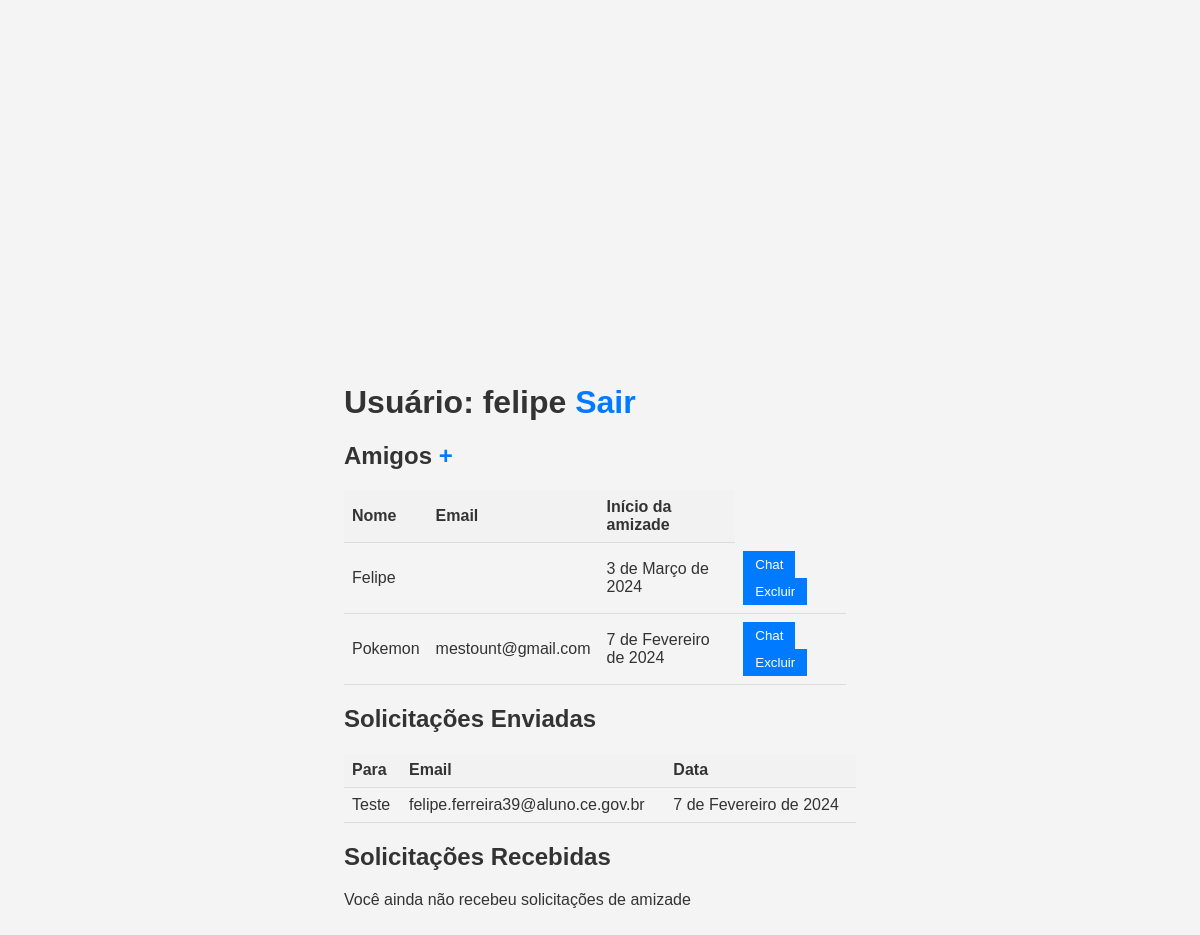
The app's page / (signed in) with its own data.
### users/models.py (models this page shows)
class Friendship(models.Model):
    STATUS_CHOICES = (
        ('w', 'waiting'),
        ('a','accepted'),
        ('r', 'rejected')
    )
    sender = models.ForeignKey(
        User,
        on_delete=models.DO_NOTHING,
        related_name='friendship_sent'
    )
    receiver = models.ForeignKey(
        User,
        on_delete=models.DO_NOTHING,
        related_name='friendship_received'
    )
    status = models.CharField(max_length=20, default='w', choices=STATUS_CHOICES)
    date = models.DateField(auto_now_add=True)

### users/views.py (the view)
# urls.py: path('', views.user_page, name='user_page'),
@login_required
def user_page(request):
    sent = Friendship.objects.filter(sender=request.user)
    received = Friendship.objects.filter(receiver=request.user)
    all = sent | received
    print(all.filter(status='a'))
    return render(
        request,
        'user_page.html',
        context={
            'amigos': all.filter(status='a'),
            'enviadas': sent.filter(status='w'),
            'recebidas': received.filter(status="w"),
            'username': request.user.username
        }
    )

### users/templates/user_page.html (shortened to what this page needs)
{% extends 'base.html' %}
{% block content %}
    <h1>Usuário: {{ username }} <a href='/logout'>Sair</a></h1>
    <h2>Amigos <a href="request_friendship">+</a></h2>
    {% if amigos %}
    <table>
        <thead>
            <tr>
                <th>Nome</th>
                <th>Email</th>
                <th>Início da amizade</th>
            </tr>
        </thead>
        <tbody>
            {% for amizade in amigos %}
                <tr>
                {% if amizade.sender.username == username %}
                        <td>{{ amizade.receiver.username }}</td>
                        <td>{{ amizade.receiver.email }}</td>
                {% else %}
                        <td>{{ amizade.sender.username }}</td>
                        <td>{{ amizade.sender.email }}</td>
                {% endif %}
                        <td>{{ amizade.date }}</td>
                        <td class="btn-group">
                            <a href="chat/{{ amizade.id }}"><button>Chat</button></a>
                            <a href="answer_friendship/{{ amizade.id }}/r"><button>Excluir</button></a>
                        </td>
                    </tr>
            {% endfor %}
        </tbody>
    </table>
    {% else %}
        <p> Você ainda não tem amigos </p>
    {% endif %}
    <h2>Solicitações Enviadas</h2>
    {% if enviadas %}
    <table>
        <thead>
            <tr>
                <th>Para</th>
                <th>Email</th>
                <th>Data</th>
            </tr>
        </thead>
        <tbody>
            {% for solicitacao in enviadas%}
            <tr>
                <td>{{ solicitacao.receiver.username }}</td>
                <td>{{ solicitacao.receiver.email }}</td>
                <td>{{ solicitacao.date }}</td>
            </tr>
            {% endfor %}
        </tbody>
    </table>
    {% else %}
        <p> Você ainda não enviou solicitações de amizade </p>
    {% endif %}
    <h2>Solicitações Recebidas</h2>
    {% if recebidas %}
    <table>
        <thead>
            <tr>
                <th>De quem</th>
                <th>Email</th>
                <th>Data</th>
                <th>Ações</th>
            </tr>
        </thead>
        <tbody>
            {% for solicitacao in recebidas%}
            <tr>
                <td>{{ solicitacao.sender.username }}</td>
                <td>{{ solicitacao.sender.email }}</td>
                <td>{{ solicitacao.date }}</td>
                <td class="btn-group">
                    <a href="answer_friendship/{{ solicitacao.id }}/a"><button>Aceitar</button></a>
                    <a href="answer_friendship/{{ solicitacao.id }}/r"><button>Recusar</button></a>
                </td>
            </tr>
            {% endfor %}
        </tbody>
    </table>
    {% else %}
        <p> Você ainda não recebeu solicitações de amizade </p>
    {% endif %}
{% endblock %}

### static/base.css (style rules this page uses)
body { font-family: Arial, sans-serif; background-color: #f4f4f4; color: #333; }
h1 { margin-top: 1.5em; color: #333; }
table { width: 100%; border-collapse: collapse; margin-top: 1em; }
th, td { padding: 8px; text-align: left; border-bottom: 1px solid #ddd; }
th { background-color: #f2f2f2; color: #333; }
a { text-decoration: none; color: #007bff; }
button { padding: 6px 12px; border: none; background-color: #007bff; color: white; cursor: pointer; }
.btn-group { display: inline-block; margin-right: 10px; }

### records on screen
Friendship: receiver.username "Felipe", date "3 de Março de 2024"
Friendship: sender.username "Pokemon", sender.email "mestount@gmail.com", date "7 de Fevereiro de 2024"
Friendship: receiver.username "Teste", receiver.email "felipe.ferreira39@aluno.ce.gov.br", date "7 de Fevereiro de 2024"

### other values on screen
{{ username }} "felipe"
